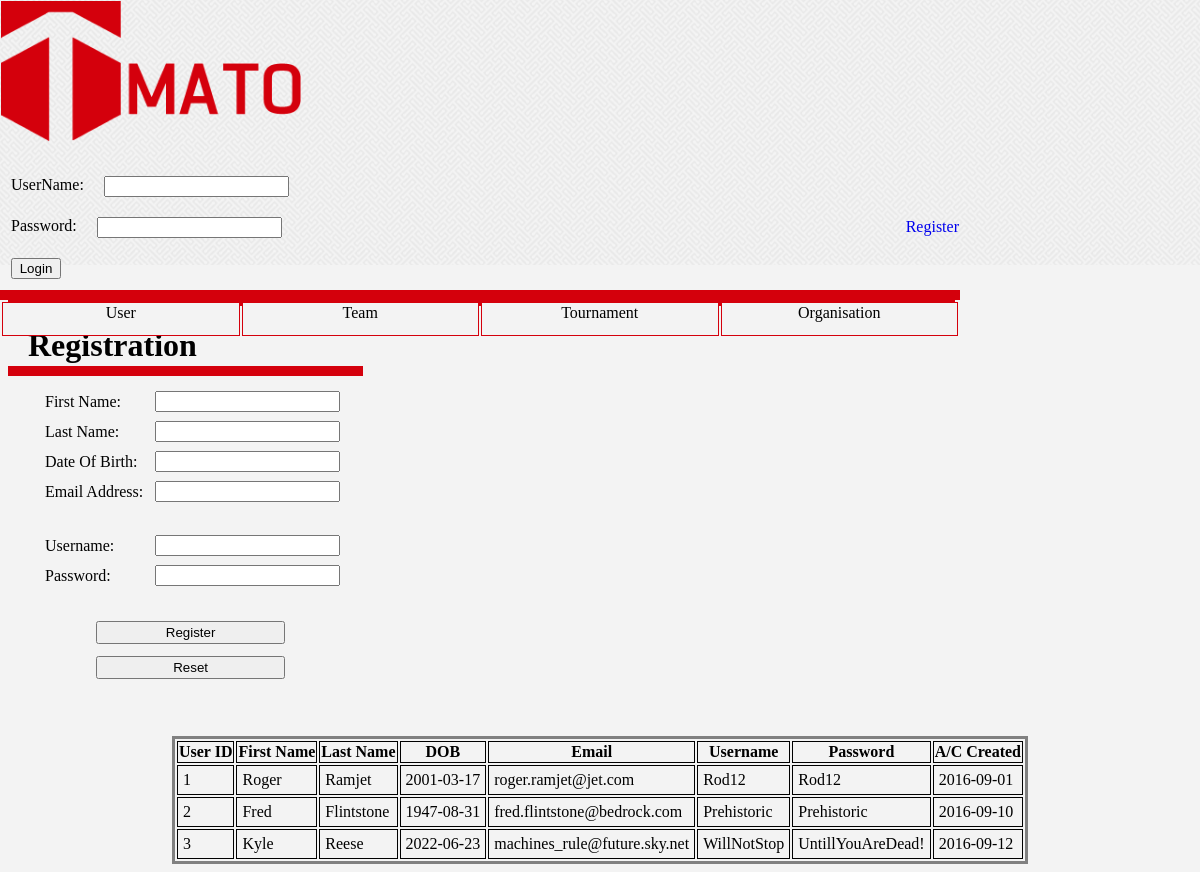
The page /registration.php on the database as committed earlier.
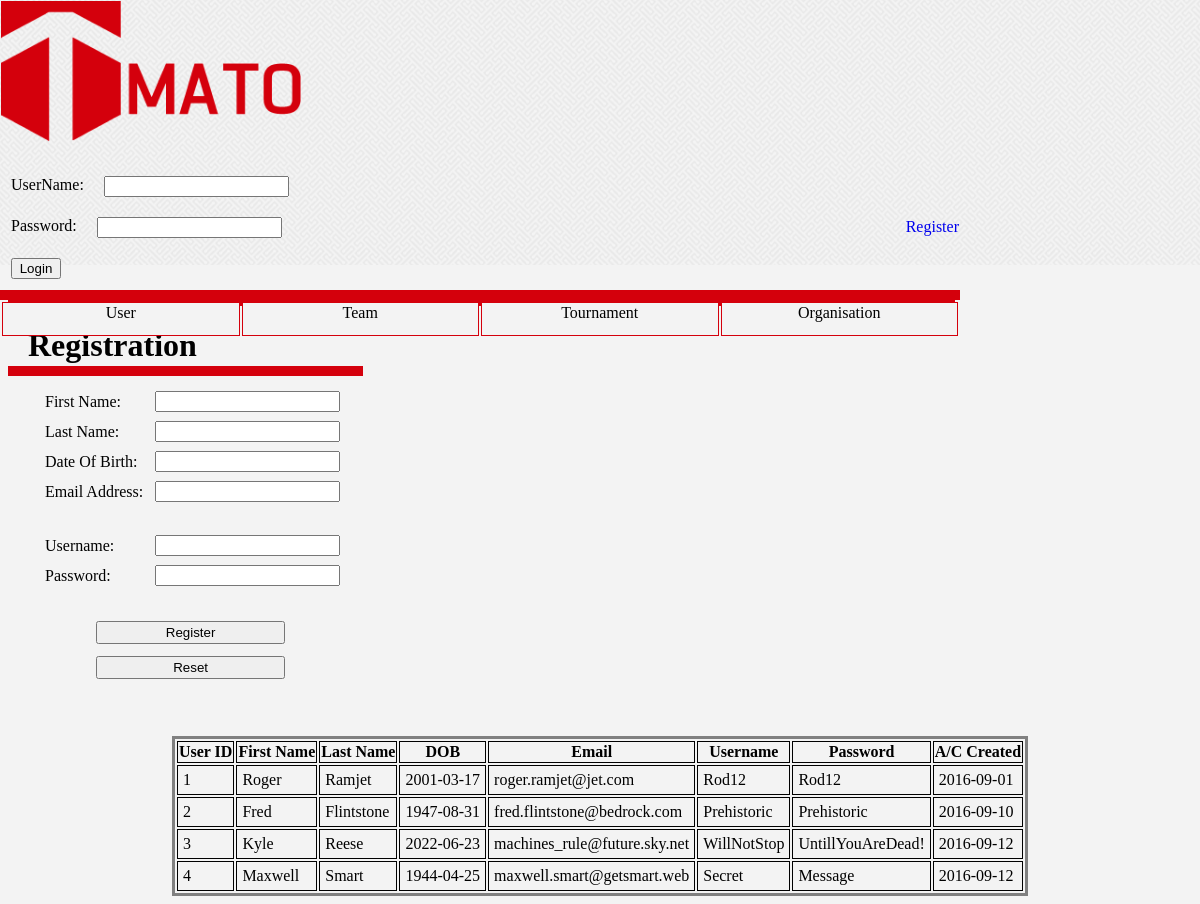
The same page on the database as committed later.
### tables this page shows
CREATE TABLE `user` (
  `User_ID` int(11) NOT NULL,
  `User_FirstName` varchar(32) NOT NULL,
  `User_LastName` varchar(32) NOT NULL,
  `User_DOB` date NOT NULL,
  `User_EmailAdress` varchar(64) NOT NULL,
  `User_UserName` varchar(32) NOT NULL,
  `User_Password` varchar(32) NOT NULL,
  `User_PwordHash` varchar(64) NOT NULL,
  `User_Created` date NOT NULL,
  `User_Bio` text,
  `User_DisplayName` int(1) NOT NULL DEFAULT '0',
  `User_DisplayAge` int(1) NOT NULL DEFAULT '0'
);

### registration.php (the view, shortened to what this page needs)
<!DOCTYPE html>
<html>
    <head>
        <link rel="stylesheet" type="text/css" href="css/tmato_theme.css"/>
        <link rel="stylesheet" type="text/css" href="css/style.css"/>
    </head>
    <body>
        <div class="nonScroll">
            <form method="post" action="php/login_handler.php">
                <table class="table_header">
                    <tr>
                        <td><a href = "homepage.php"><img src="resources\images\tmato.png" class="logo"></a></td>
                    </tr>
                    <tr>
                        <td><div class="spacerSmall"></div></td>
                    </tr>
                    <tr>
                    	<td>
                        <?php
                        if (isset($_SESSION['loggedin']) && $_SESSION['loggedin'] == true) {
                        	$_SESSION['loggedin'] = true;
                        } else {
                        	echo "
	                            <label class='indent_01'>UserName:  </label>
	                            <input class='indent_01' type='text' name='username'>
	                            <label class='indent_01'>Password:  </label>
	                            <input class='indent_01' type='password' name='password'>
	                            <input class='indent_01' type='submit' value='Login'>
                        	";
                        }
                        ?>
                     	</td>
                        <td>
                        </td>
                        <td align="right">
                        <p align="right">
                        <?php
                        if (isset($_SESSION['loggedin']) && $_SESSION['loggedin'] == true) {
                        	echo "<a href='php/logout_handler.php' class='cleanLink'>logout</a>";
                        } else {
                            echo "<a href='registration.php' class='cleanLink'>Register</a>";
                        }
                        ?>
                        </p>
                     	</td>
                    </tr>
                </table>
            </form>
            <div class="pageBreak"></div>
            <div>
                <table class="table_nav">
                    <tr class="banner">
                        <td><a href ="user_account.php">User</a></td>
                        <td><a href ="team.php">Team</a></td>
                        <td><a href ="tournament.php">Tournament</a></td>
                        <td><a href ="organisation.php">Organisation</a></td>
                    </tr>
                </table>
            </div>
        </div>
        <div class="spacerLarge"></div>
        <h1>
            Registration
        </h1>
        <div class="headingBreak"></div>
        <div class="setBodyMargin">
            <form method="POST" action="php/registration_handler.php">
                <table class="tb1">
                    <tr><td class="td1">First Name:</td><td></td><td><input type="text" name="firstname"></td></tr>
                    <tr><td class="td1">Last Name:</td><td></td><td><input type="text" name="lastname"></td></tr>
                    <tr><td class="td1">Date Of Birth:</td><td></td><td><input type="text" name="dob"></td></tr>
                    <tr><td class="td1">Email Address:</td><td></td><td><input type="text" name="email"></td></tr>
                    <tr><td class="td1" colspan="3"></td></tr>
                    <tr><td class="td1" colspan="3"></td></tr>
                    <tr><td class="td1">Username:</td><td></td><td><input type="text" name="username"></td></tr>
                    <tr><td class="td1">Password:</td><td></td><td><input type="password" name="password"></td></tr>
                    <tr><td class="td1" colspan="3"></td></tr>
                    <tr><td class="td1" colspan="3"></td></tr>
                    <tr class="tr1" style="text-align:center"><td class="td1" colspan="3"><input class="btn" type="submit" name="submit" value="Register"></td></tr>
                    <tr class="tr1" style="text-align:center"><td class="td1" colspan="3"><input class="btn" type="reset" name="reset" value="Reset"></td></tr>
                    <tr>
                        <td class="reg_msg" colspan="3">
                        </td>
                    </tr>
                </table>
            </form>
        </div>
        <div>
            <br><br>
            <div class="div_user">
                <table class="tbl_user">
                    <tr>
                        <th class="th_user">User ID</th>
                        <th class="th_user">First Name</th>
                        <th class="th_user">Last Name</th>
                        <th class="th_user">DOB</th>
                        <th class="th_user">Email</th>
                        <th class="th_user">Username</th>
                        <th class="th_user">Password</th>
                        <th class="th_user">A/C Created</th>
                    </tr>
                    <?php
                    $connection = mysqli_connect("localhost:3306", "root", "", "tmato_db");
                    $result = mysqli_query($connection, "SELECT * FROM user;");
                    while ($output = mysqli_fetch_row($result)) {
                        echo"
                                <tr>
                                    <td class='td_user'>$output[0]</td>
                                    <td class='td_user'>$output[1]</td>
                                    <td class='td_user'>$output[2]</td>
                                    <td class='td_user'>$output[3]</td>
                                    <td class='td_user'>$output[4]</td>
                                    <td class='td_user'>$output[5]</td>
                                    <td class='td_user'>$output[6]</td>
                                    <td class='td_user'>$output[8]</td>
                                </tr>
                            ";
                    }
                    ?>
                </table>
            </div>
        </div>
    </body>
</html>

### css/tmato_theme.css (style rules this page uses)
.nonScroll { display: block; position: fixed; top: 0; left: 0; z-index: 1; width: 100%; height: 265px; background: url("../resources/images/maze_white.gif"); }
.banner td { width: 25%; height: 30px; border: 1px solid #D4000C; border-collapse: collapse; background-color: #F3F3F3; }
.banner a { width: 100%; height: 100%; display: block; text-decoration: none; color: black; text-align: center; vertical-align: middle; padding: 0px; }
.logo { max-width: 300px; max-height: 160px; }
.spacerSmall { height: 16px; }
.spacerLarge { height: 288px; }
.pageBreak { background-color: #D4000C; height: 10px; width: 80%; }
.headingBreak { background-color: #D4000C; height: 10px; width: 30%; margin-top: -20px; }
.setBodyMargin { width: 80%; margin-left: 20px; }
.cleanLink { text-decoration: none; }
p { width: 80%; margin-left: 20px; }
h1 { margin-left: 20px; }
body { background-color: #F3F3F3; }
.table_header { border-spacing: 0; table-layout: fixed; width: 80%; }
.table_nav { width: 80%; }

### css/style.css (style rules this page uses)
.btn { width: 5cm; padding: 2px; margin: auto; }
.tb1 { padding: 10px; }
.td1 { padding: 5px; }
.reg_msg { color: green; text-align: center; }
.indent_01 { float: left; margin: 10px; min-width: 50px; max-width: 600px; }
.tbl_user { margin: auto; border-style: solid; }
.th_user { border-style: solid; border-width: .5px; font-weight: bold; }
.td_user { border-style: solid; border-width: .5px; padding: 5px; }

Rows that differ between the two databases and show on the page:
added user: User_ID "4", User_FirstName "Maxwell", User_LastName "Smart", User_DOB "1944-04-25", User_EmailAdress "maxwell.smart@getsmart.web", User_UserName "Secret", User_Password "Message", User_Created "2016-09-12"
